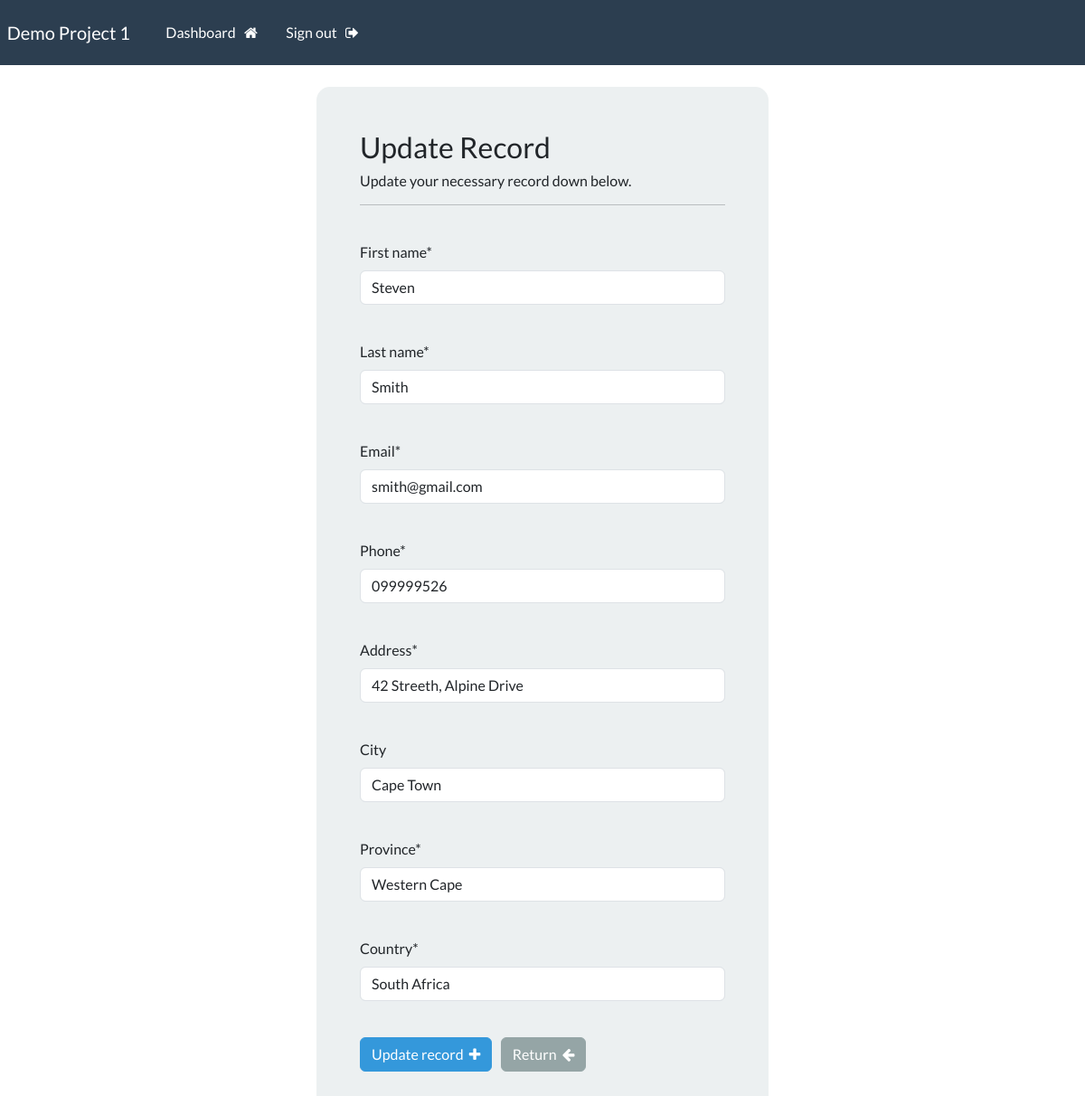
Page /update-record/2 (signed in) on the committed database.
### webapp/models.py (models this page shows, shortened)
class Record(models.Model):
    creation_date = models.DateTimeField(auto_now_add=True)
    first_name = models.CharField(max_length=100)
    last_name = models.CharField(max_length=100)
    email = models.CharField(max_length=255) #EmailField
    phone = models.CharField(max_length=20)
    address = models.CharField(max_length=300)
    city = models.CharField(max_length=250, blank=True)
    province = models.CharField(max_length=225)
    country = models.CharField(max_length=80)

### webapp/views.py (the view)
# urls.py: path('update-record/<int:pk>', views.update_record, name='update-record'),
@login_required(login_url="my-login")
def update_record(request, pk):
    record = Record.objects.get(id=pk)
    frm = UpdateRecordForm(instance=record)
    if request.method == 'POST':
        frm =UpdateRecordForm(request.POST, instance=record)
        if frm.is_valid():
            frm.save()
            messages.success(request,"The record was successfully updated.")
            return redirect('dashboard')
    context = {'frm':frm}
    return render (request,'webapp/update-record.html', context=context)

### webapp/forms.py
class UpdateRecordForm(forms.ModelForm):
    class Meta:
        model  = Record
        fields = ['first_name', 'last_name', 'email', 'phone', 'address', 'city', 'province', 'country']

### webapp/templates/webapp/update-record.html (shortened to what this page needs)
{% extends "webapp/base.html" %}
{% load crispy_forms_tags %}
{% block content %}
<body>
    <div class="container  bg-light shadow-md p-5 form-layout">
        <h3> Update Record </h3>
        <h6> Update your necessary record down below.</h6>
        <hr>
        <br>
        <form method="POST" autocomplete="off">
            {{frm.first_name|as_crispy_field}}
            <br>
            {{frm.last_name|as_crispy_field}}
            <br>
            {{frm.email|as_crispy_field}}
            <br>
            {{frm.phone|as_crispy_field}}
            <br>
            {{frm.address|as_crispy_field}}
            <br>
            {{frm.city|as_crispy_field}}
            <br>
            {{frm.province|as_crispy_field}}
            <br>
            {{frm.country|as_crispy_field}}
            <br>
            <button type="submit" class="btn btn-info " > Update record &nbsp;<i class="fa fa-plus" aria-hidden="true"></i> </button>
            <a href="{% url 'dashboard' %}" class="btn btn-secondary">
                Return &nbsp;<i class="fa fa-arrow-left" aria-hidden="true"></i>
            </a>
        </form>
    </div>
    <br>
    </body>
{% endblock content %}

### static/css/style.css (style rules this page uses)
.form-layout { border-radius: 15px; width: 500px; }

### rows in the picture
Record: first_name "Steven", last_name "Smith", email "smith@gmail.com", phone "099999526", address "42 Streeth, Alpine Drive", city "Cape Town", province "Western Cape", country "South Africa"
